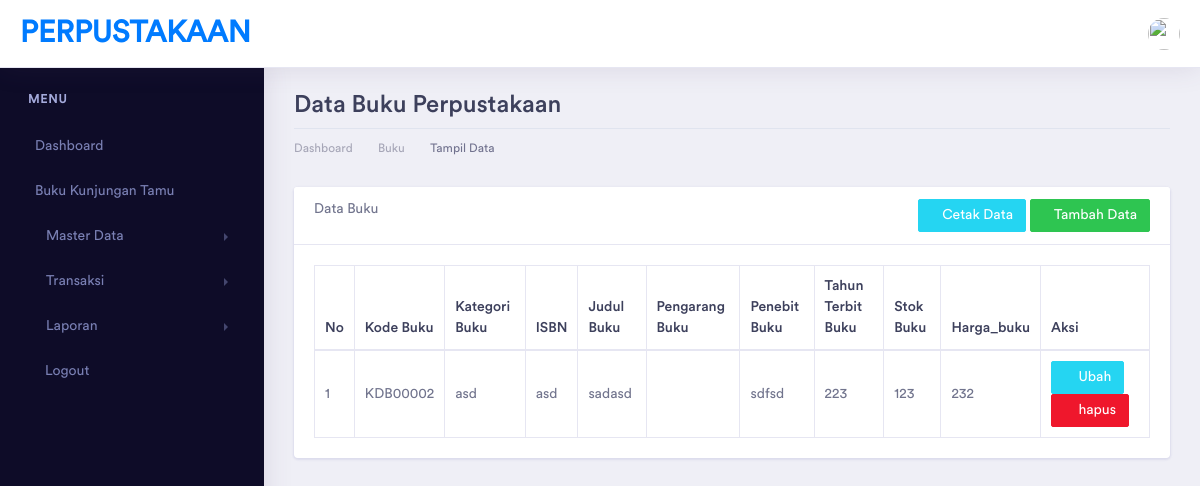
The app's page /index.php/buku, older data.
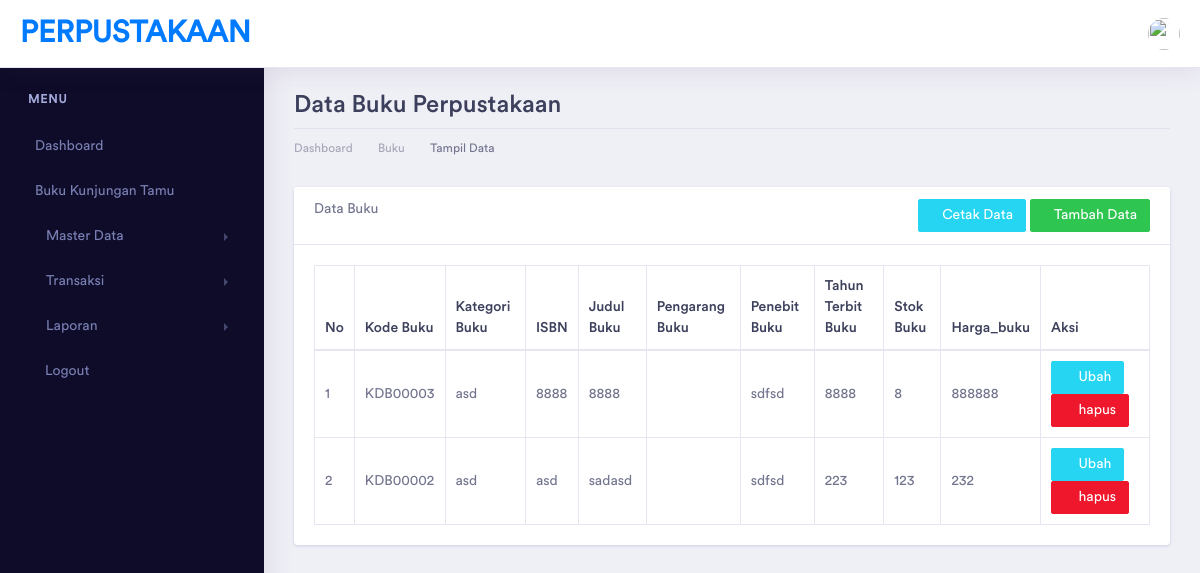
The same page, newer data.
### tables this page shows
CREATE TABLE `buku` (
  `id_buku` int(5) NOT NULL,
  `kd_buku` varchar(10) NOT NULL,
  `kategori_id` int(5) NOT NULL,
  `isbn` varchar(100) NOT NULL,
  `judul_buku` varchar(100) NOT NULL,
  `id_penulis` varchar(75) NOT NULL,
  `id_penerbit` varchar(75) NOT NULL,
  `tahun_terbit` varchar(4) NOT NULL,
  `stok_buku` varchar(3) NOT NULL,
  `harga_buku` varchar(10) NOT NULL,
  `id_rak` int(5) NOT NULL
);

CREATE TABLE `kategoribuku` (
  `id_kb` int(5) NOT NULL,
  `kd_kategori` varchar(10) NOT NULL,
  `nama_kategori` varchar(100) NOT NULL
);

CREATE TABLE `penerbit` (
  `id_penerbit` int(5) NOT NULL,
  `kd_penerbit` varchar(10) NOT NULL,
  `penerbit` varchar(100) NOT NULL
);

### application/controllers/Buku.php (called while the page is built, shortened)
<?php
class Buku extends CI_Controller {
    function __construct()
    {
        $this->load->model(array('rakModel','KategoriBukuModel','BukuModel','PenerbitModel','PenulisModel'));
    }
	public function index()
	{
        $data['title'] = "Data Buku Perpustakaan | PERPUSTAKAAN";
        $data['buku'] = $this->BukuModel->get_buku();
        $data['penerbit'] = $this->PenerbitModel->get_penerbit();
        $data['penulisbuku'] = $this->PenulisModel->get_penulis();
        $data['kategoribuku'] = $this->KategoriBukuModel->get_kategoribuku();
		$this->load->view('template/header', $data);
        $this->load->view('template/sidebar');
        $this->load->view('buku/buku_read', $data);
        $this->load->view('template/footer');
	}
}

### index.php (called while the page is built, shortened)
<?php
require_once BASEPATH.'core/CodeIgniter.php';

### application/models/BukuModel.php (called while the page is built, shortened)
<?php
class BukuModel extends CI_Model {
    public function get_buku()
    {
        $q = "select buku.*, kategoribuku.nama_kategori, penulis.penulis, penerbit.penerbit, rak.nama_rak from buku inner join kategoribuku on buku.kategori_id = kategoribuku.id_kb inner join penerbit on penerbit.id_penerbit = buku.id_penerbit inner join penulis on penulis.id_penulis = buku.id_penulis  inner join rak on rak.id_rak = buku.id_rak";
        return $this->db->query($q)->result();
    }
}

### application/views/buku/buku_read.php (the view, shortened to what the changed rows need)
<div class="dashboard-wrapper">
    <div class="container-fluid dashboard-content">
        <div class="row">
            <div class="col-xl-12 col-lg-12 col-md-12 col-sm-12 col-12">
                <div class="page-header">
                    <h2 class="pageheader-title">Data Buku Perpustakaan </h2>
                </div>
            </div>
        </div>
        <div class="row">
            <div class="col-xl-12 col-lg-12 col-md-12 col-sm-12 col-12">
                <div class="card">
                    <div class="card-body">
                        <table class="table table-bordered">
                            <thead>
                                <tr>
                                    <th>No</th>
                                    <th>Kode Buku</th>
                                    <th>Kategori Buku</th>
                                    <th>ISBN</th>
                                    <th>Judul Buku</th>
                                    <th>Pengarang Buku</th>
                                    <th>Penebit Buku</th>
                                    <th>Tahun Terbit Buku</th>
                                    <th>Stok Buku</th>
                                    <th>Harga_buku</th>
                                    <th>Aksi</th>
                                </tr>
                            </thead>
                            <tbody>
                                <?php
                                    $no = 1;
                                    foreach($buku as $a){
                                        echo "<tr>
                                            <td>".$no++."</td>
                                            <td>".$a->kd_buku."</td>
                                            <td>".$a->nama_kategori."</td>
                                            <td>".$a->isbn."</td>
                                            <td>".$a->judul_buku."</td>
                                            <td>".$a->pengarang."</td>
                                            <td>".$a->penerbit."</td>
                                            <td>".$a->tahun_terbit."</td>
                                            <td>".$a->stok_buku."</td>
                                            <td>".$a->harga_buku."</td>
                                            <td>
                                                <a href=".base_url('buku/ubah/'.$a->id_buku)." class='btn btn-info btn-sm'>
                                                    <i class='fa fa-edit'></i> Ubah
                                                </a>
                                                <a href=".base_url('buku/hapus/'.$a->id_buku)." class='btn btn-danger btn-sm'
                                                    onclick='return confirm(\"ingin hapus data ini?\")'>
                                                    <i class='fa fa-trash'></i> hapus
                                                </a>
                                            </td>
                                            </tr>";
                                    }
                                ?>
                            </tbody>
                        </table>
                    </div>
                </div>
            </div>
        </div>
    </div>
</div>

Row changes from the older to the newer data that the page shows:
added buku: kd_buku "KDB00003", kategoribuku.nama_kategori "asd", isbn "8888", judul_buku "8888", id_penerbit.penerbit "sdfsd", tahun_terbit "8888", stok_buku "8", harga_buku "888888"
